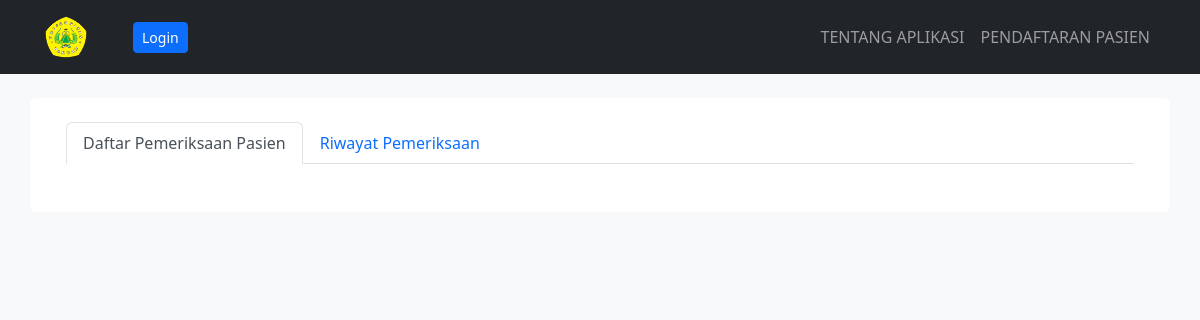
The page /bidan/ on the database as committed earlier.
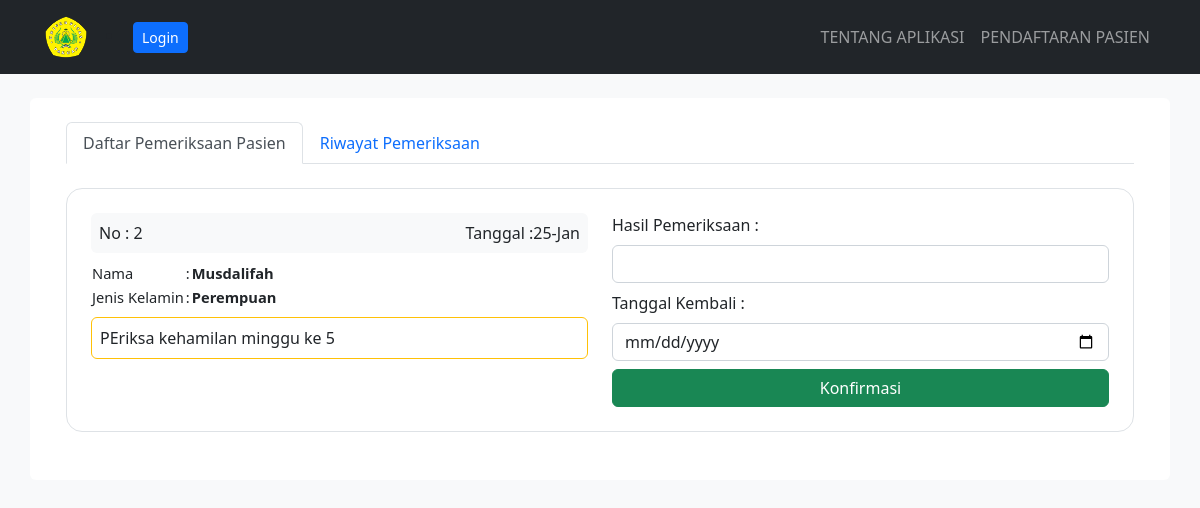
The same page on the database as committed later.
### bidan/models.py (models this page shows)
class Pendaftaran(models.Model):
    name = models.CharField(max_length=50)
    email = models.CharField(max_length=100)
    nomortelepon = models.CharField(max_length=15)
    jeniskelamin = models.CharField(max_length=15)
    message = models.TextField(blank=True)
    tanggal_daftar = models.DateField(auto_now_add=True)
    daftar_konfirmasi = models.BooleanField(default=False)
    periksa_konfirmasi = models.BooleanField(default=False)
    tanggal_konfirmasi = models.DateField(
        auto_now_add=False, null=True, blank=True)
    def __str__(self):
        return self.name
    class Meta:
        ordering = ["tanggal_konfirmasi", ]

### bidan/views.py (the view, shortened to what this page needs)
# urls.py: path('bidan/', BidanTemplateView.as_view(), name='bidan'),
class BidanTemplateView(TemplateView):
    template_name = 'bidan.html'
    login_required = True
    def get_context_data(self, *args, **kwargs):
        context = super().get_context_data(*args, **kwargs)
        pendaftaran = Pendaftaran.objects.all()
        riwayat = RekamMedik.objects.all()
        context.update({
            "pendaftaran": pendaftaran,
            "riwayat": riwayat
        })
        return context

### templates/bidan.html (shortened to what this page needs)
{% extends 'base.html' %}  {% block content %}
<div class="container">
  <div class="row my-4 rounded bg-body p-4">
    <nav>
      <div class="nav nav-tabs" id="nav-tab" role="tablist">
        <button
          class="nav-link active"
          id="nav-home-tab"
          data-bs-toggle="tab"
          data-bs-target="#nav-home"
          type="button"
          role="tab"
          aria-controls="nav-home"
          aria-selected="true"
        >
          Daftar Pemeriksaan Pasien
        </button>
        <button
          class="nav-link"
          id="nav-profile-tab"
          data-bs-toggle="tab"
          data-bs-target="#nav-profile"
          type="button"
          role="tab"
          aria-controls="nav-profile"
          aria-selected="false"
        >
          Riwayat Pemeriksaan
        </button>
      </div>
    </nav>
    <div class="tab-content" id="nav-tabContent">
      <div
        class="tab-pane fade show active"
        id="nav-home"
        role="tabpanel"
        aria-labelledby="nav-home-tab"
        tabindex="0"
      >
        {% for data in pendaftaran %}
        <div class="col-12 my-4">
          {% if data.daftar_konfirmasi == False %} {% else %}
          <div>
            {% if data.periksa_konfirmasi == False %}
            <div class="p-4 rounded-4 bg-body border mb-4">
              <div class="row">
                <div class="col-6">
                  <div
                    class="p-2 bg-light rounded text-dark d-flex justify-content-between"
                  >
                    <span>No : {{data.id}}</span
                    ><span
                      >Tanggal
                      :{{data.tanggal_konfirmasi|date:"d"}}-{{data.tanggal_konfirmasi|date:"M"}}</span
                    >
                  </div>
                  <table style="font-size: 11pt" class="my-2">
                    <tr>
                      <td>Nama</td>
                      <td>:</td>
                      <td class="fw-semibold">{{data.name}}</td>
                    </tr>
                    <tr>
                      <td>Jenis Kelamin</td>
                      <td>:</td>
                      <td class="fw-semibold">{{data.jeniskelamin}}</td>
                    </tr>
                  </table>
                  <div class="p-2 rounded bg-body border border-warning mb-2">
                    <span>{{data.message}}</span>
                  </div>
                </div>
                <div class="col-6">
                  <form method="POST" action="{% url 'bidan' %}">
                    <label>Hasil Pemeriksaan :</label>
                    <input
                      class="form-control my-2"
                      type="text"
                      name="hasil"
                      required
                    />
                    <label>Tanggal Kembali :</label>
                    <input
                      class="form-control my-2"
                      type="date"
                      name="date"
                      required
                    />
                    <input
                      class="btn btn-success w-100"
                      type="submit"
                      value="Konfirmasi"
                    />
                  </form>
                </div>
              </div>
            </div>
            {% endif %}
          </div>
          {% endif %}
        </div>
        {% endfor %}
      </div>
    </div>
  </div>
</div>
{% endblock content %}

Rows that differ between the two databases and show on the page:
now on this page (row edited): Pendaftaran: id "2", tanggal_konfirmasi "25", tanggal_konfirmasi "Jan", name "Musdalifah", jeniskelamin "Perempuan", message "PEriksa kehamilan minggu ke 5"
